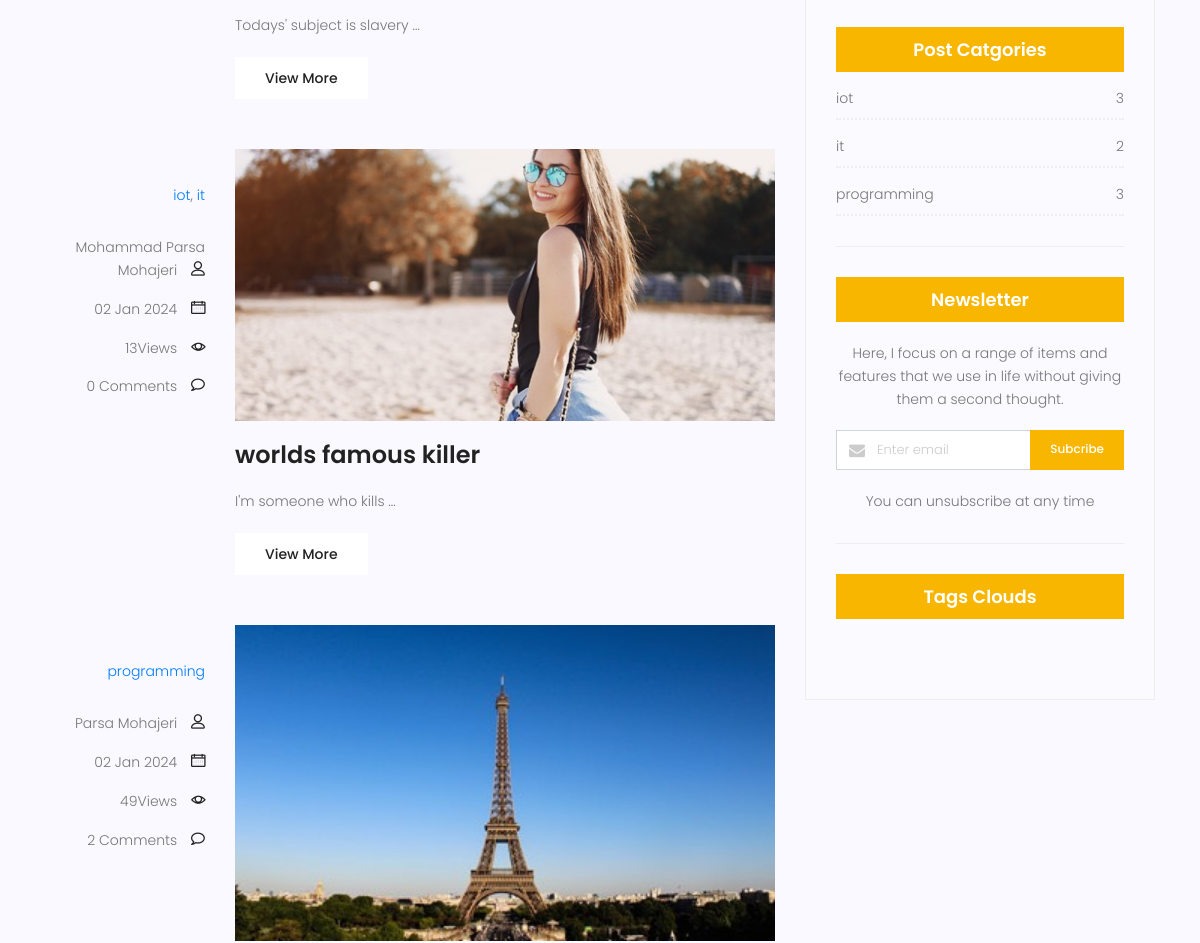
The page /blog/search/ (middle part) on the database as committed earlier.
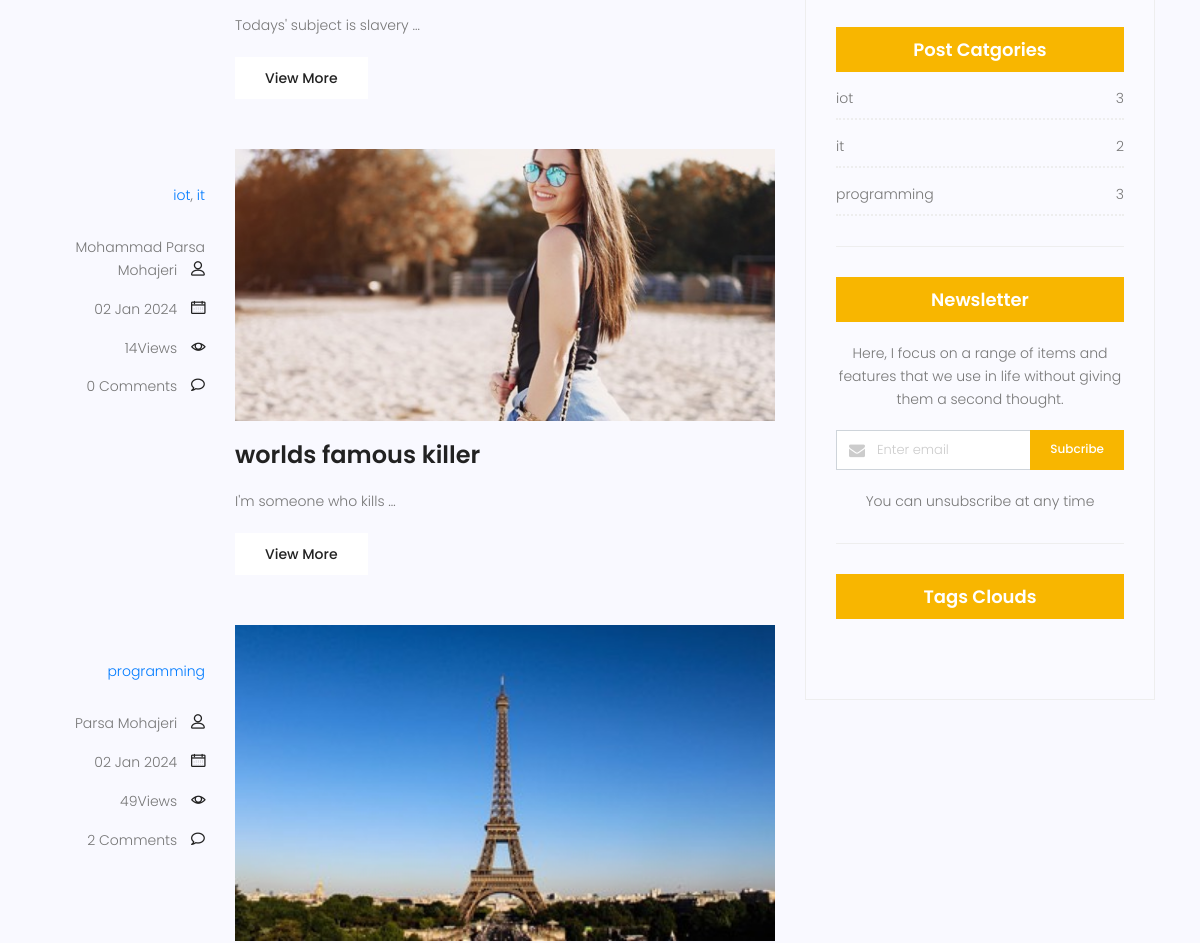
The same page on the database as committed later.
### blog/models.py (models this page shows, shortened)
class Post (models.Model):
    image=models.ImageField(upload_to='blog/',default='blog/defalt.jpg')
    author=models.ForeignKey(User,on_delete=models.SET_NULL,null=True)
    title=models.CharField(max_length=255)
    content=models.TextField()
    tags = TaggableManager()
    category=models.ManyToManyField(Category)
    counted_views=models.IntegerField(default=0)
    status=models.BooleanField(default=False)
    login_require=models.BooleanField(default=False)
    published_date=models.DateTimeField(null=True)
    created_date=models.DateTimeField(auto_now_add=True)
    updated_date=models.DateTimeField(auto_now=True)
    class Meta:
        ordering=('created_date',)

### blog/views.py (the view)
# urls.py: path('search/',blog_search,name='search'),
def blog_search(request):
    posts=Post.objects.filter(status=1,published_date__lte=timezone.now())
    if request.method=='GET':
        if s:=request.GET.get('s'):
            posts=posts.filter(content__contains=s)
    context={'posts':posts}
    return render(request,'blog/blog-home.html',context)

### blog/models.py (called while the page is built)
    def __str__(self):
        return self.name

### blog/templatetags/blog_tags.py (called while the page is built)
@register.simple_tag(name='comments_count')
def commnets_count(pid):
    return Comment.objects.filter(post=pid,approved=True).count()

@register.inclusion_tag('blog/blog-post-categories.html')
def postcategories():
    posts=Post.objects.filter(status=1)
    categories=Category.objects.all()
    cat_dict={}
    for name in categories:
        cat_dict[name]=posts.filter(category=name).count()
    return {'categories':cat_dict}

### templates/blog/blog-home.html (shortened to what this page needs)
{% extends 'base.html' %}
{% load static %}
{% load blog_tags %}
{% block content %}
			<section class="post-content-area">
				<div class="container">
					<div class="row">
						<div class="col-lg-8 posts-list">
							{% for post in posts %}
							<div class="single-post row">
								<div class="col-lg-3  col-md-3 meta-details">
									<ul class="tags">
										{% for cat in post.category.all %}
											<a href="{% url 'blog:category' cat_name=cat.name %}"> {{cat.name}}</a>{% if not forloop.last %},{% endif %}
										{% endfor %}
									</ul>
									<div class="user-details row">
										<p class="user-name col-lg-12 col-md-12 col-6"><a href="{% url 'blog:author' author_username=post.author.username %}">{{post.author.get_full_name}}</a> <span class="lnr lnr-user"></span></p>
										<p class="date col-lg-12 col-md-12 col-6"><a href="#">{{post.published_date|date:"d M Y"}}</a> <span class="lnr lnr-calendar-full"></span></p>
										<p class="view col-lg-12 col-md-12 col-6"><a href="#">{{post.counted_views}}Views</a> <span class="lnr lnr-eye"></span></p>
										<p class="comments col-lg-12 col-md-12 col-6"><a href="#">{% comments_count post.id %} Comments</a> <span class="lnr lnr-bubble"></span></p>
									</div>
								</div>
								<div class="col-lg-9 col-md-9 ">
									<div class="feature-img">
										<img class="img-fluid" src="{{post.image.url}}" alt="">
									</div>
									<a class="posts-title" href="{% url 'blog:single' pid=post.id %}"><h3>{{post.title}}</h3></a>
									<p class="excert">
										{{post.content|truncatewords:4}}
									</p>
									<a href="{% url 'blog:single' pid=post.id %}" class="primary-btn">View More</a>
								</div>
							</div>
							{% endfor %}
						</div>
						<div class="col-lg-4 sidebar-widgets">
							<div class="widget-wrap">
								{% postcategories %}
								{% include 'blog/blog-newsletter.html' %}
								{% include 'blog/blog-tags.html' %}
							</div>
						</div>
					</div>
				</div>
			</section>
			{% endblock %}

Rows that differ between the two databases and show on the page:
changed Post "worlds famous killer": counted_views "13" → "14"
